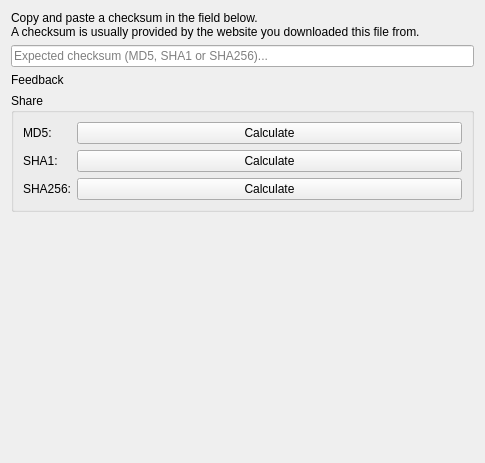
<?xml version="1.0" encoding="UTF-8"?>
<ui version="4.0">
 <class>ChecksumsWidget</class>
 <widget class="QWidget" name="ChecksumsWidget">
  <property name="geometry">
   <rect>
    <x>0</x>
    <y>0</y>
    <width>485</width>
    <height>463</height>
   </rect>
  </property>
  <layout class="QVBoxLayout" name="verticalLayout_3">
   <item>
    <layout class="QVBoxLayout" name="verticalLayout">
     <item>
      <widget class="QLabel" name="label">
       <property name="text">
        <string>Copy and paste a checksum in the field below.&lt;br/&gt;A checksum is usually provided by the website you downloaded this file from.</string>
       </property>
      </widget>
     </item>
     <item>
      <widget class="QLineEdit" name="lineEdit">
       <property name="placeholderText">
        <string extracomment="MD5, SHA1 and SHA256 are hashing algorithms">Expected checksum (MD5, SHA1 or SHA256)...</string>
       </property>
      </widget>
     </item>
    </layout>
   </item>
   <item>
    <widget class="QLabel" name="feedbackLabel">
     <property name="text">
      <string notr="true">Feedback</string>
     </property>
    </widget>
   </item>
   <item>
    <widget class="QGroupBox" name="groupBox">
     <property name="title">
      <string extracomment="Title of the groupbox where the user can copy the checksums to the clipboard.">Share</string>
     </property>
     <layout class="QFormLayout" name="formLayout_2">
      <item row="0" column="0">
       <widget class="QLabel" name="label_2">
        <property name="text">
         <string extracomment="MD5 is the hashing algorithm">MD5:</string>
        </property>
       </widget>
      </item>
      <item row="2" column="0">
       <widget class="QLabel" name="label_3">
        <property name="text">
         <string extracomment="SHA1 is the hashing algorithm">SHA1:</string>
        </property>
       </widget>
      </item>
      <item row="0" column="1">
       <widget class="QPushButton" name="md5Button">
        <property name="text">
         <string>Calculate</string>
        </property>
       </widget>
      </item>
      <item row="2" column="1">
       <widget class="QPushButton" name="sha1Button">
        <property name="text">
         <string>Calculate</string>
        </property>
       </widget>
      </item>
      <item row="3" column="0">
       <widget class="QLabel" name="label_4">
        <property name="text">
         <string extracomment="SHA256 is the hashing algorithm">SHA256:</string>
        </property>
       </widget>
      </item>
      <item row="3" column="1">
       <widget class="QPushButton" name="sha256Button">
        <property name="text">
         <string>Calculate</string>
        </property>
       </widget>
      </item>
     </layout>
    </widget>
   </item>
   <item>
    <spacer name="verticalSpacer">
     <property name="orientation">
      <enum>Qt::Vertical</enum>
     </property>
     <property name="sizeHint" stdset="0">
      <size>
       <width>20</width>
       <height>40</height>
      </size>
     </property>
    </spacer>
   </item>
  </layout>
 </widget>
 <resources/>
 <connections/>
</ui>
